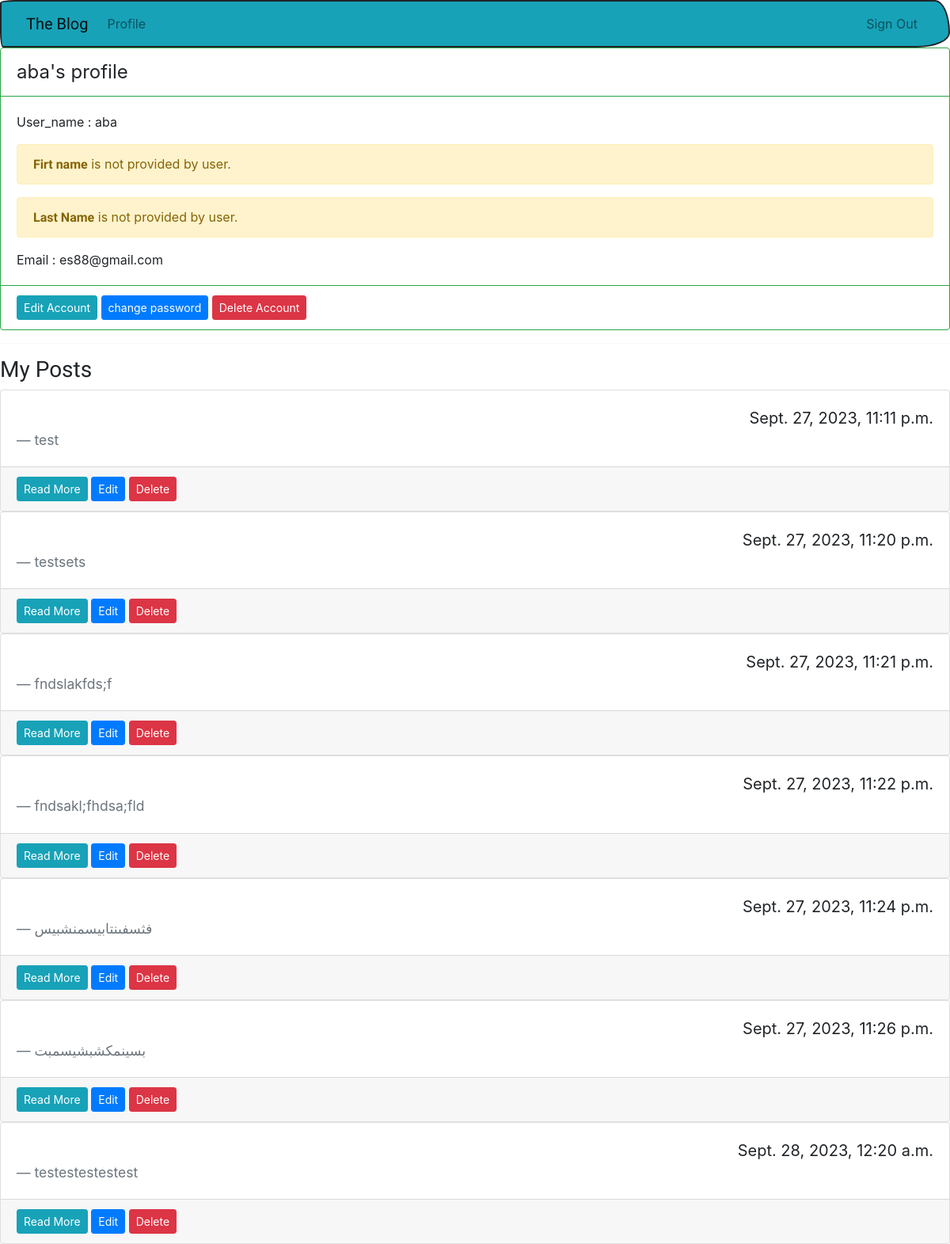
/profile/test100/ (signed in), run on the app's committed database.
### blog/models.py (models this page shows, shortened)
class Post (models.Model):
    title = models.CharField(max_length=255)
    statue = models.CharField(max_length=2)
    content = HTMLField()
    owner = models.ForeignKey(
        User,
        on_delete=models.CASCADE,
        related_name='posts_owner'
    )
    publish_date = models.DateTimeField(auto_now_add=True)

### blog/views.py (the view)
# urls.py: path('profile/<str:user>/' , views.profileView.as_view() , name = 'profile') ,
class profileView (View) :
    def get (self , request , user) :
        posts = Post.objects.all().filter(owner_id = request.user.id)
        return render(request , 'users/profile.html' , {'user' : request.user , 'posts' : posts })

### blog/templates/users/profile.html (shortened to what this page needs)
{% extends "blog/base.html" %}
{% block content  %}
<div class="card border-success mb-3">
    <div class="card-header bg-transparent border-success fs-4" >{{user.username}}'s profile</div>
    <div class="card-body ">
        {% if user.username%}
            <p class="card-text">User_name : {{user.username}} </p>
        {% else%}
            <div class="alert alert-warning" role="alert">
                <b>username</b> is not provided by user.
            </div>
        {% endif %}
        {% if user.first_name%}
            <p class="card-text">First Name : {{user.first_name}} </p>
        {% else%}
            <div class="alert alert-warning" role="alert">
                <b>Firt name</b> is not provided by user.
            </div>
        {% endif %}
        {% if user.last_name%}
            <p class="card-text">Last Name : {{user.last_name}} </p>
        {% else%}
            <div class="alert alert-warning" role="alert">
                <b>Last Name</b> is not provided by user.
            </div>
        {% endif %}
        {% if user.email%}
            <p class="card-text">Email : {{user.email}} </p>
        {% else%}
            <div class="alert alert-warning" role="alert">
                <b>Email</b> is not provided by user.
            </div>
        {% endif %}
    </div>
    <div class="card-footer bg-transparent border-success">
        <a class="btn btn-sm btn-info" href="#">Edit Account</a>
        <a class="btn btn-sm btn-primary" href="{% url 'changepassword' %}">change password</a>
        <a class="btn btn-sm btn-danger" href="{% url 'deleteAccount' user=user.username %}">Delete Account</a>
    </div>
  </div>
  <hr>
  <h3>My Posts</h3>
    {% for post_data in posts %}
        <div class="card">
            <div class="card-body">
            <blockquote class="blockquote mb-0">
                <div class="row">
                    <div class="col-md-6">
                    </div>
                    <div class="col-md-6">
                        <p class="text-end">{{post_data.publish_date}}</p>
                    </div>
                </div>
                <footer class="blockquote-footer">{{post_data.content | truncatechars_html:20}}</footer>
            </blockquote>
            </div>
            <div class="card-footer">
                <a class="btn btn-sm btn-info" href="#">Read More</a>
                <a class="btn btn-sm btn-primary" href="#">Edit</a>
                <a class="btn btn-sm btn-danger" href="#">Delete</a>
            </div>
        </div>
    {% endfor %}
{% endblock content %}

### data on the page
Post: publish_date "Sept. 27, 2023, 11:11 p.m.", content "test"
Post: publish_date "Sept. 27, 2023, 11:20 p.m.", content "testsets"
Post: publish_date "Sept. 27, 2023, 11:21 p.m.", content "fndslakfds;f"
Post: publish_date "Sept. 27, 2023, 11:22 p.m.", content "fndsakl;fhdsa;fld"
Post: publish_date "Sept. 27, 2023, 11:24 p.m.", content "فثسفىنتابيسمنشبيس"
Post: publish_date "Sept. 27, 2023, 11:26 p.m.", content "بسينمكشبشيسمبت"
Post: publish_date "Sept. 28, 2023, 12:20 a.m.", content "testestestestest"

### other printed values
{{ user.username }} "aba"
{{ user.email }} "es88@gmail.com"
